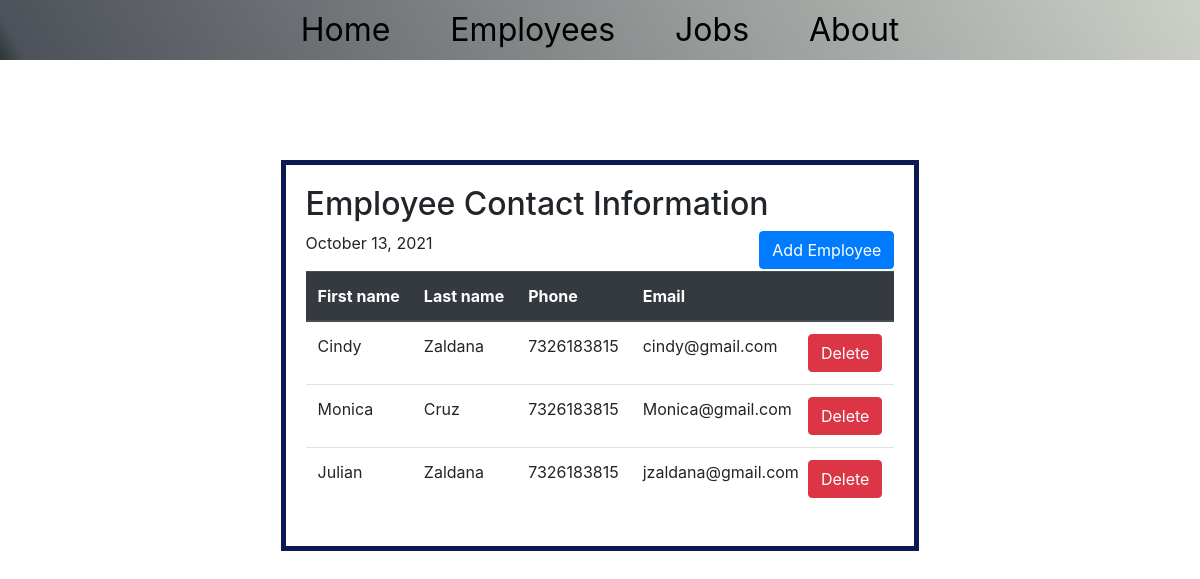
Before: / with the older database file.
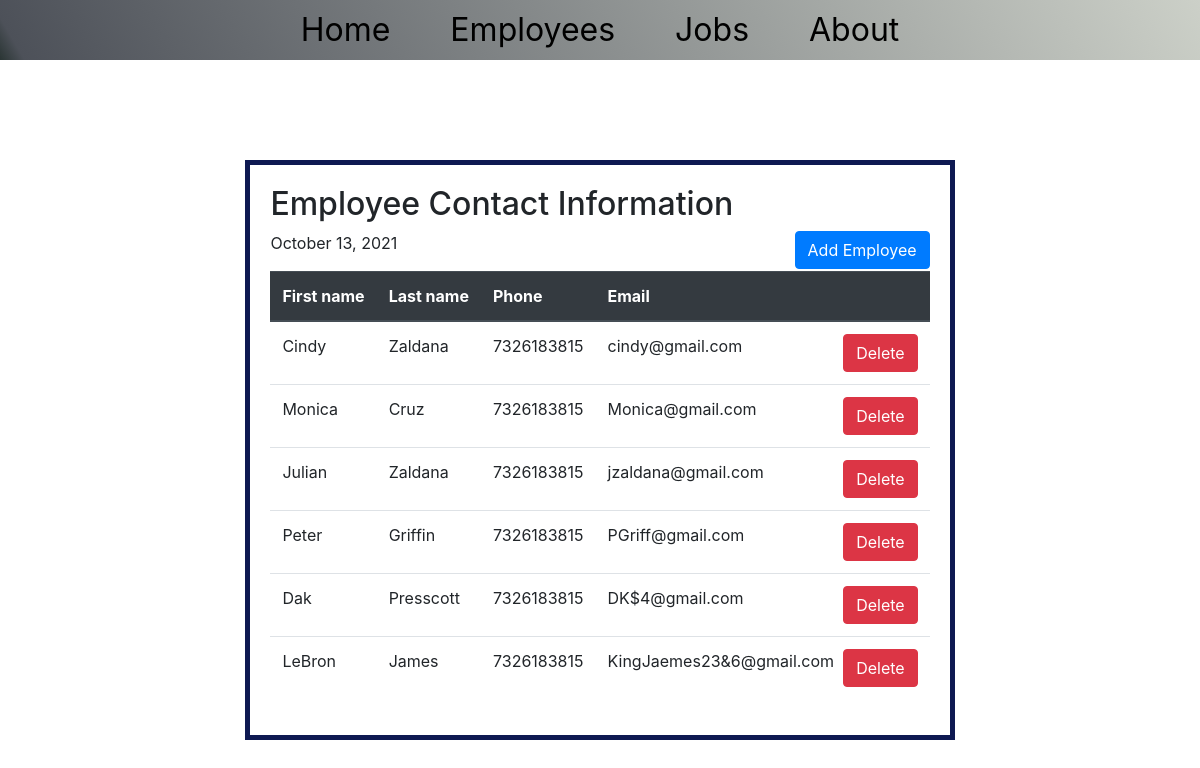
After: the same page with the newer database file.
### employee/models.py (models this page shows, shortened)
class Employee(models.Model):
    first_name = models.CharField(max_length=30)
    last_name = models.CharField(max_length=30)
    email = models.EmailField(max_length=254)

### home/views.py (the view)
# urls.py: 2. Add a URL to urlpatterns:  path('', views.home, name='home')
def home(request):
    employees = Employee.objects.all()
    date = datetime.datetime.now()
    dates = date.strftime("%B %d, %Y")
    return render(request, 'home.html', {'employees': employees, 'date': dates})

### templates/home.html (shortened to what this page needs)
<!DOCTYPE html>
{% load static %}
<html lang="en">
<head>
    <link rel="stylesheet" type="text/css" href='{% static "/css/home.css" %}?{% now "U" %}'>
    <link rel="stylesheet" href="https://stackpath.bootstrapcdn.com/bootstrap/4.5.0/css/bootstrap.min.css"
>
</head>
<body>
<nav>
    <ul id="links">
        <li id="nav-links"><a href="/home">Home</a></li>
        <li id="nav-links"><a href="/employee/employee_registration">Employees</a></li>
        <li id="nav-links"><a href="#contact">Jobs</a></li>
        <li id="nav-links"><a href="#about">About</a></li>
    </ul>
</nav>
<section>
    {% block content %}
    <h2>Employee Contact Information</h2>
    <a class="btn btn-primary" href="/employee" style="float: right;">Add Employee</a>
    <p>{{date}}</p>
    <table class="table">
        <thead class="thead-dark">
        <tr>
            <th>First name</th>
            <th>Last name</th>
            <th>Phone</th>
            <th>Email</th>
        </tr>
        </thead>
        <tbody>
        {% for e in employees %}
        <tr>
            <td>{{e.first_name}}</td>
            <td>{{e.last_name}}</td>
            <td>7326183815</td>
            <td>{{e.email}} &nbsp;
                <button class="btn btn-danger" style="float:right;">Delete</button>
            </td>
        </tr>
        {% endfor %}
        </tbody>
    </table>
    {% endblock %}
</section>
</body>
</html>

### static/css/home.css (style rules this page uses)
body { min-height: 100%; width: 100%; margin: 0; display: flex; flex-direction: column; background-color: #1d4bd2b0; height: 100vh; }
nav { background: rgb(204,208,200); background: linear-gradient(240deg, rgba(204,208,200,1) 0%, rgba(77,81,89,1) 98%, rgba(42,53,52,1) 100%); text-align: center; }
#links { list-style-type: none; margin: 6px; padding: 0; flex-direction: row; display: flex; justify-content: center; }
#nav-links { font-size: 2em; }
#nav-links a { text-decoration: none; color: black; margin: 30px; }
section { border: 5px solid #0e1952; margin-top: 100px; margin-left: auto; margin-right: auto; padding: 20px; margin-bottom: auto; }

Changed rows visible on the page:
added Employee: first_name "Peter", last_name "Griffin", email "PGriff@gmail.com"
added Employee: first_name "Dak", last_name "Presscott", email "DK$4@gmail.com"
added Employee: first_name "LeBron", last_name "James", email "KingJaemes23&6@gmail.com"
